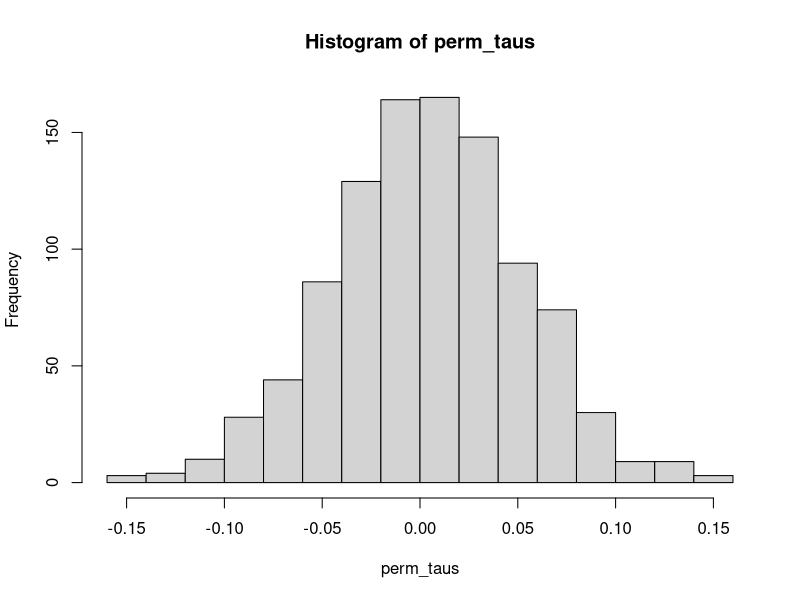

R code for this plot: (Note: this script raises an error after producing the figure.)
## ---- chunk 1
knitr::opts_chunk$set(echo = TRUE)
## ---- chunk 2
library(tidyverse)
cherry_data <- read_csv("cherry-bloom-early.csv")
## ---- chunk 3
ken_tau <- cor(cherry_data$avg_tmax_Jan, cherry_data$avg_tmax_Feb, method = "kendall")
print(ken_tau)
## ---- chunk 4
set.seed(123)

# wrap the thing as a function
permute_and_kendall <- function(x, y, reps = 1000) {
  # catch and throw some errors
  stopifnot(length(x) == length(y))
  stopifnot(is.numeric(x), is.numeric(y))
  
  # store permutated correlations
  perm_taus <- numeric(reps)
  for (b in seq_len(reps)) {
    perm_y <- sample(y, replace = FALSE)  # permute y values by setting replace equal false
    perm_taus[b] <- cor(x, perm_y, method = "kendall")
  }
  return(perm_taus)
}

# get perm taus
perm_taus <- permute_and_kendall(cherry_data$avg_tmax_Jan, cherry_data$avg_tmax_Feb)
## ---- chunk 5
hist(perm_taus, breaks=20)
abline(v = ken_tau, lwd = 2)

# compute sampling distribution
print(mean(ken_tau < abs(perm_taus)))
## ---- chunk 6
set.seed(123)

# first create contingency table
con_tab <- table(cherry_data$early_bloom, cherry_data$location)
print(con_tab)

# get test results
pearson_obs <- suppressWarnings(chi$statistic)

reps <- 10000
pearson_perm <- numeric(reps)

for (b in seq_len(reps)) {
  y <- cherry_data$early_bloom
  # permutate early bloom
  y_perm <- sample(y)
  con_tab_b <- table(y_perm, cherry_data$location)
  
  # pearson's test
  pearson <- chisq.test(con_tab_b, correct = FALSE)
  
  # store perm results
  pearson_perm[b] <- suppressWarnings(pearson$statistic)
}

# permutation empirical p-value (right tail since larger chi-square = more association)
p_perm_pearson <- mean(pearson_perm >= pearson_obs)

p_perm_pearson
## ---- chunk 7
# fisher's exact test
fish <- fisher.test(con_tab)
fish
## ---- chunk 8
# helper function to compute quantity of interst theta hat
theta_hat <- function(x) {
  mu_hat <- mean(x)
  sd_hat <- sd(x)
  return(sd_hat / mu_hat)
}

# helper functio nto generate one sample of X where X = ||Y||_1, Y ~ N(0, I_p)
generate_X_sample <- function(n = 50, p = 5) {
  Y <- matrix(rnorm(n * p), nrow = n, ncol = p)
  #print(rowSums(abs(Y)))
  return(list(Y = Y, X = rowSums(abs(Y))))
}
## ---- chunk 9
set.seed(123)

M <- 10000
n <- 50
p <- 5

theta_hat_mc <- numeric(M)

for (m in seq_len(M)) {
  x <- generate_X_sample(n = n, p = p)$X
  theta_hat_mc[m] <- theta_hat(x)
}

mc_mean <- mean(theta_hat_mc)
mc_var  <- var(theta_hat_mc)

# plot MC theta hat
hist(theta_hat_mc, breaks = 20)

print(paste0("mean and variance of theta hat in MC: ", mc_mean, "; ",  mc_var))
## ---- chunk 10
set.seed(123)

# generate one sample
x0 <- generate_X_sample(n = n, p = p)$X
theta_hat0 <- theta_hat(x0)

# run the bootstrap resampling
B <- 1000
theta_hat_boot <- numeric(B)
for (b in seq_len(B)) {
  x_boot <- sample(x0, size = n, replace = TRUE)  # bootstrap by setting replace to true
  theta_hat_boot[b] <- theta_hat(x_boot)
}

# plot bootstrap theta hat
hist(theta_hat_boot, breaks = 20)
abline(v = theta_hat0, lwd = 2)

boot_mean <- mean(theta_hat_boot)
boot_var  <- var(theta_hat_boot)

print(paste0("theta_hat for sample: ", theta_hat0))

print(paste0("mean and variance of theta hat in bootstrapping: ", boot_mean, "; ",  boot_var))
## ---- chunk 11
set.seed(123)

reps <- 1000
B <- 1000

boot_var_1000 <- numeric(reps)

for (r in seq_len(reps)) {
  # generate one sample
  x0 <- generate_X_sample(n = n, p = p)$X
  theta_hat0 <- theta_hat(x0)
  
  # run the bootstrap resampling
  B <- 1000
  theta_hat_boot <- numeric(B)
  for (b in seq_len(B)) {
    x_boot <- sample(x0, size = n, replace = TRUE)  # bootstrap by setting replace to true
    theta_hat_boot[b] <- theta_hat(x_boot)
  }
  
  # store the variance of bootstrapping estimates
  boot_var_1000[r] <- var(theta_hat_boot)
}

# As far as I understand it we should take the mean of these variances?
mean_boot_var <- mean(boot_var_1000)

print(paste0("mean variance of 1000 repeated bootstrapping: ", mean_boot_var))
## ---- chunk 12
# estimate mean and covariance matrix from Y
set.seed(123)

# we already generated one sample, now we estimate its parameters
samples <- generate_X_sample(n = n, p = p)
Y <- samples$Y
X <- samples$X

mu_hat <- colMeans(Y)
Sigma_hat <- cov(Y)
theta_obs <- theta_hat(X)

# bootstrap from the estimated distribution
B <- 1000
theta_hat_para <- numeric(B)

library(MASS)

for (b in seq_len(B)) {
  # sample from normal
  Y_star <- mvrnorm(n = n, mu = mu_hat, Sigma = Sigma_hat)
  x_star <- rowSums(abs(Y_star))
  theta_hat_para[b] <- theta_hat(x_star)
}

print(paste0("theta from sample: ", theta_obs))
print(paste0("estimated mean: ", mean(theta_hat_para)))
print(paste0("estimated variance: ", var(theta_hat_para)))

hist(theta_hat_para, breaks = 20)
abline(v = theta_obs, lwd = 2)
## ---- chunk 13
# 7.1 MC bias estimates
theta_true <- sqrt(pi/2 - 1) / sqrt(p)
bias_mc <- mean(theta_hat_mc) - theta_true

# 7.2 non-parametric bootstrap bias estimates
bias_np  <- mean(theta_hat_boot) - theta_hat0

# 7.3 parametric bootstrap bias estimates
bias_par <- mean(theta_hat_para) - theta_obs  # ideally theta_obs == theta_hat0

#
print(paste0("bias from MC: ", bias_mc, "bias from non-parametric bootstrap: ", bias_np, "bias from parametric bootstrap: ", bias_par))
## ---- chunk 14
# a function to compute student CI
studentized_ci_from_t <- function(theta_obs, se_obs, t_stats, alpha = 0.05) {
  # get the quantile of bootstrap sampling distribution
  q <- unname(quantile(t_stats, probs = c(alpha/2, 1 - alpha/2)))
  # return inteval
  return(c(theta_obs - se_obs * q[2], theta_obs - se_obs * q[1]))
}

# B2 is the inner loop for calculating 
compute_all_CIs <- function(n = 50, p = 5, B = 1000, B2 = 200, alpha = 0.05) {

  samp <- generate_X_sample(n, p)
  Y <- samp$Y
  x0 <- samp$X
  theta_obs <- theta_hat(x0)
  
  # ----------------------------------------------------------------------------
  # nonparametric bootstrap
  theta_hat_boot <- numeric(B)
  x_boot_list <- vector("list", B)
  
  # percentile CI
  for (b in seq_len(B)) {
    x_b <- sample(x0, n, replace = TRUE)
    x_boot_list[[b]] <- x_b
    theta_hat_boot[b] <- theta_hat(x_b)
  }
  ci_np_percentile <- unname(quantile(theta_hat_boot, probs = c(alpha/2, 1 - alpha/2)))
  
  # studentized CI
  se_obs_np <- sd(replicate(B2, theta_hat(sample(x0, n, replace = TRUE))))
  t_np <- numeric(B)
  for (b in seq_len(B)) {
    x_b <- x_boot_list[[b]]
    # inner loop to compute SE(theta^) (sqrt(V(F^)))
    se_b <- sd(replicate(B2, theta_hat(sample(x_b, n, replace = TRUE))))
    t_np[b] <- (theta_hat_boot[b] - theta_obs) / se_b
  }
  ci_np_student <- studentized_ci_from_t(theta_obs, se_obs_np, t_np, alpha)

  # ----------------------------------------------------------------------------
  # parametric bootstrap
  
  # estimate distribution
  mu_hat <- colMeans(Y)
  Sigma_hat <- cov(Y)

  theta_hat_param <- numeric(B)
  Y_star_list <- vector("list", B)
  
  # percentile CI
  for (b in seq_len(B)) {
    Y_b <- mvrnorm(n, mu_hat, Sigma_hat)
    Y_star_list[[b]] <- Y_b
    theta_hat_param[b] <- theta_hat(rowSums(abs(Y_b)))
  }

  ci_par_percentile <- unname(quantile(theta_hat_param, probs = c(alpha/2, 1 - alpha/2)))
  
  
  # studentized CI
  se_obs_par <- sd(replicate(B2, {
    Y_j <- mvrnorm(n, mu_hat, Sigma_hat)
    theta_hat(rowSums(abs(Y_j)))
  }))

  t_par <- numeric(B)
  for (b in seq_len(B)) {
    Y_b <- Y_star_list[[b]]
    mu_b <- colMeans(Y_b)
    Sigma_b <- cov(Y_b)

    se_b <- sd(replicate(B2, {
      Y_bj <- mvrnorm(n, mu_b, Sigma_b)
      theta_hat(rowSums(abs(Y_bj)))
    }))

    t_par[b] <- (theta_hat_param[b] - theta_obs) / se_b
  }
  ci_par_student <- studentized_ci_from_t(theta_obs, se_obs_par, t_par, alpha)

  list(
    theta_obs = theta_obs,
    ci_np_percentile = ci_np_percentile,
    ci_np_student = ci_np_student,
    ci_par_percentile = ci_par_percentile,
    ci_par_student = ci_par_student
  )
}
## ---- chunk 15
alpha <- 0.05
n <- 50
p <- 5
B <- 1000
B2 <- 200

CIs <- compute_all_CIs(n, p, B, B2, alpha)
CIs

contains <- function(ci, val) ci[1] <= val && val <= ci[2]

c(
  np_pct  = contains(CIs$ci_np_percentile, theta_true),
  np_t    = contains(CIs$ci_np_student, theta_true),
  par_pct = contains(CIs$ci_par_percentile, theta_true),
  par_t   = contains(CIs$ci_par_student, theta_true)
)
## ---- chunk 16
set.seed(123)

R <- 1000
cover <- matrix(FALSE, nrow = R, ncol = 4)
colnames(cover) <- c("nonparametric_percentile", "nonparametric_student", "parametric_percentile", "parametric_student")

for (r in seq_len(R)) {
  CIs_1000 <- compute_all_CIs(n, p, B, B2=100, alpha)
  cover[r, "nonparametric_percentile"]  <- contains(CIs_1000$ci_np_percentile, theta_true)
  cover[r, "nonparametric_student"]    <- contains(CIs_1000$ci_np_student, theta_true)
  cover[r, "parametric_percentile"] <- contains(CIs_1000$ci_par_percentile, theta_true)
  cover[r, "parametric_student"]   <- contains(CIs_1000$ci_par_student, theta_true)
}

cover
## ---- chunk 17
bca_ci_jacknife_after_bootstrap <- function(x0, B = 1000, alpha = 0.05) {
  n <- length(x0)
  theta_obs <- theta_hat(x0)

  # store bootstrap thetas
  theta_star <- numeric(B)
  counts <- matrix(0L, nrow = B, ncol = n) # this is for later to find whether i is left out

  for (b in seq_len(B)) {
    idx <- sample.int(n, size = n, replace = TRUE)
    theta_star[b] <- theta_hat(x0[idx])

    counts[b, ] <- tabulate(idx, nbins = n)
  }

  # z0-----
  z0 <- qnorm(mean(theta_star < theta_obs))

  # jackknife-after-bootstrap leave-one-out
  theta_loo_jab <- numeric(n)
  for (i in seq_len(n)) {
    keep <- counts[, i] == 0L          # this is to find the replicates where obs i is not included
    theta_loo_jab[i] <- mean(theta_star[keep])
  }
  theta_bar <- mean(theta_loo_jab)

  # acceleration a
  num <- sum((theta_bar - theta_loo_jab)^3)
  den <- 6 * (sum((theta_bar - theta_loo_jab)^2))^(3/2)
  a <- num / den

  # quantile levels
  z_low <- qnorm(alpha/2)
  z_high <- qnorm(1 - alpha/2)

  adj <- function(z) pnorm(z0 + (z0 + z) / (1 - a * (z0 + z)))

  a1 <- adj(z_low)
  a2 <- adj(z_high)

  # bca ci from bootstrap quantiles
  ci <- unname(quantile(theta_star, probs = c(a1, a2), type = 7))

  list(ci = ci, z0 = z0, a = a, theta_obs = theta_obs)
}
## ---- chunk 18
set.seed(123)
ci_jack <- bca_ci_jacknife_after_bootstrap(x0, B = 1000, alpha = 0.05)
ci_jack$ci
## ---- chunk 19
set.seed(123)
R <- 1000
theta_true <- sqrt(pi/2 - 1) / sqrt(5)

cover_bca <- logical(R)

for (r in seq_len(R)) {
  samp <- generate_X_sample(n = 50, p = 5)
  x0 <- samp$X

  ci_jack <- bca_ci_jacknife_after_bootstrap(x0, B = 1000, alpha = 0.05)$ci
  cover_bca[r] <- (ci_jack[1] <= theta_true && theta_true <= ci_jack[2])
}

mean(cover_bca)
